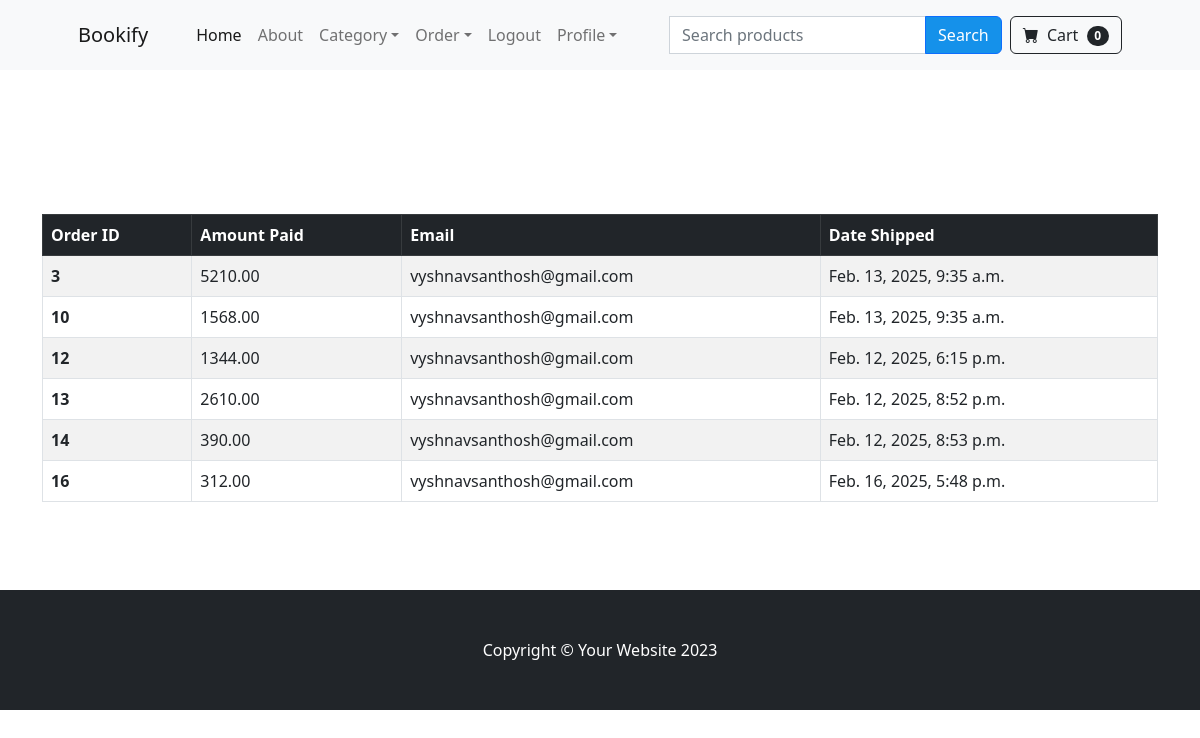
The page /payment/shipped_dashboard (signed in) on the database its author committed.
### payment/models.py (models this page shows, shortened)
class Order(models.Model):
    user = models.ForeignKey(User, on_delete=models.CASCADE)
    fullname = models.CharField(max_length=100)
    email = models.CharField(max_length=100)
    shipping_address = models.TextField()
    amount_paid = models.DecimalField(decimal_places=2, max_digits=10)
    date_ordered = models.DateTimeField(auto_now_add=True)
    shipped = models.BooleanField(default=False)
    date_shipped = models.DateTimeField(null=True, blank=True)

### payment/views.py (the view)
# urls.py: path('shipped_dashboard',  views.shipped_dashboard , name = 'shipped_dashboard'),
def shipped_dashboard(request):
    if request.user.is_authenticated and request.user.is_superuser:
        orders = Order.objects.filter(shipped = True)
        items = OrderItem.objects.filter(order__in = orders)
        return render(request, 'payment/shipped_dashboard.html', {'orders': orders, 'items': items})
    else:
        return render(request, 'payment/home.html',)

### cart/cart.py (called while the page is built)
    def __len__(self):
        return len(self.cart)

### cart/context_processors.py (called while the page is built)
def cart(request):
    return {'cart': Cart(request)}

### payment/templates/payment/shipped_dashboard.html
{% extends "base.html" %}
{% load static %}
{% block content %}
<br>
<br>
<br>
<br>
<br>
<br>
<div class="container ">
    <table class="table table-striped table-hover table-bordered">
        <thead class="table-dark">
          <tr>
            <th scope="col">Order ID</th>
            <th scope="col">Amount Paid</th>
            <th scope="col">Email</th>
            <th scope="col">Date Shipped</th>
        </tr>
    </thead>
    <tbody>
        {% for order in orders %}
            <tr onclick="location.href='{% url 'order_details' order.id %}';" style="cursor: pointer;">
                <th scope="row">{{ order.id }}</th>
                <td>{{ order.amount_paid }}</td>
                <td>{{ order.email }}</td>
                <td>{{ order.date_shipped }}</td>
            </tr>
        {% endfor %}
    </tbody>
      </table>
</div>
<br>
<br>
<br>
{% endblock %}

### rows shown on the page
Order: id "3", amount_paid "5210.00", email "vyshnavsanthosh@gmail.com", date_shipped "Feb. 13, 2025, 9:35 a.m."
Order: id "10", amount_paid "1568.00", email "vyshnavsanthosh@gmail.com", date_shipped "Feb. 13, 2025, 9:35 a.m."
Order: id "12", amount_paid "1344.00", email "vyshnavsanthosh@gmail.com", date_shipped "Feb. 12, 2025, 6:15 p.m."
Order: id "13", amount_paid "2610.00", email "vyshnavsanthosh@gmail.com", date_shipped "Feb. 12, 2025, 8:52 p.m."
Order: id "14", amount_paid "390.00", email "vyshnavsanthosh@gmail.com", date_shipped "Feb. 12, 2025, 8:53 p.m."
Order: id "16", amount_paid "312.00", email "vyshnavsanthosh@gmail.com", date_shipped "Feb. 16, 2025, 5:48 p.m."

### other values the page prints
{{ cart|length }} "0"
